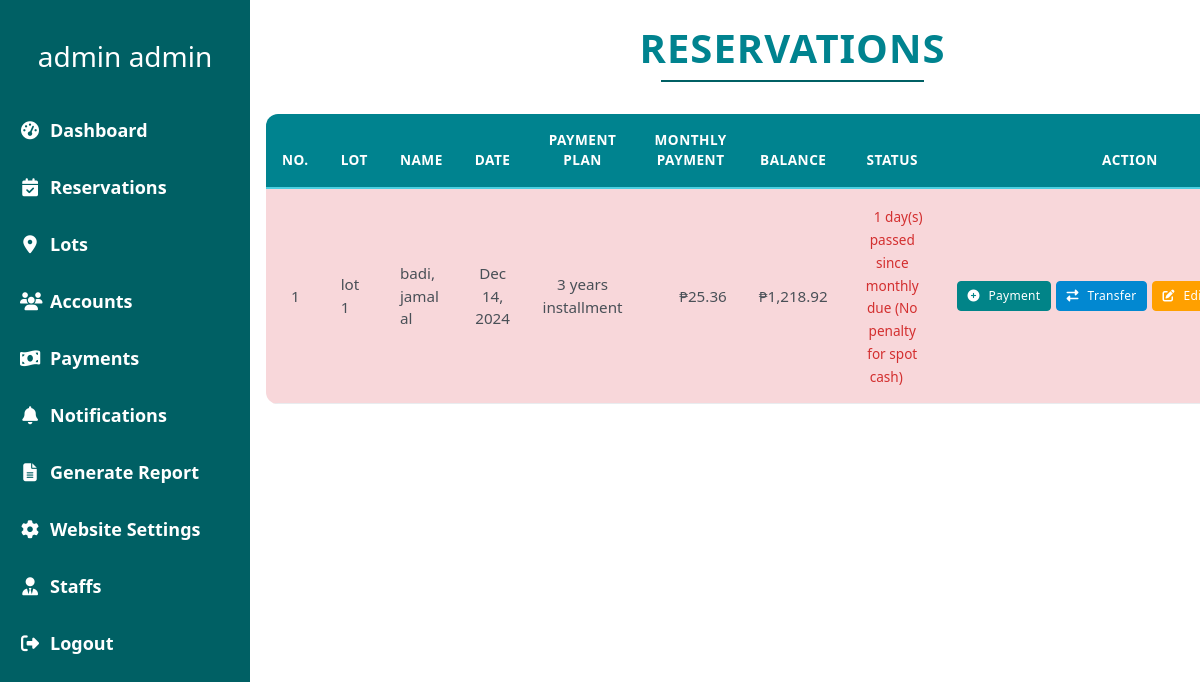
The page /admin/reservations.php (signed in) on the database as committed earlier.
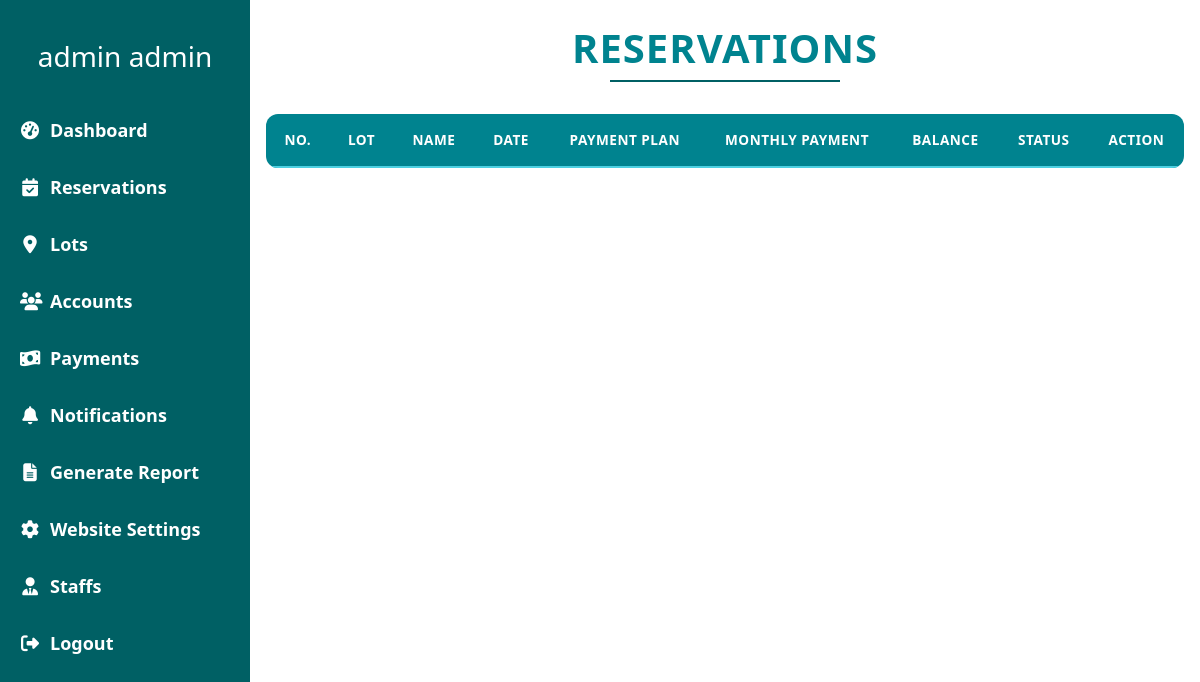
The same page on the database as committed later.
### tables this page shows
CREATE TABLE `reservation` (
  `reservation_id` int(11) NOT NULL,
  `account_id` int(11) NOT NULL,
  `lot_id` int(11) NOT NULL,
  `reservation_date` date NOT NULL,
  `payment_plan_id` int(11) NOT NULL,
  `monthly_payment` decimal(10,2) NOT NULL,
  `balance` decimal(10,2) NOT NULL,
  `request` enum('Pending','Confirmed','Cancelled') NOT NULL,
  `created_at` timestamp NOT NULL DEFAULT current_timestamp(),
  `updated_at` timestamp NOT NULL DEFAULT current_timestamp() ON UPDATE current_timestamp(),
  `last_penalty_month` date DEFAULT NULL
);

CREATE TABLE `lots` (
  `lot_id` int(11) NOT NULL,
  `lot_name` varchar(255) NOT NULL,
  `location` varchar(255) NOT NULL,
  `size` varchar(10) NOT NULL,
  `price` decimal(10,2) NOT NULL,
  `lot_image` varchar(100) NOT NULL,
  `status` enum('Available','On Request','Reserved') NOT NULL DEFAULT 'Available',
  `description` varchar(1000) NOT NULL,
  `is_deleted` tinyint(1) NOT NULL DEFAULT 0,
  `created_at` timestamp NOT NULL DEFAULT current_timestamp()
);

CREATE TABLE `payment_plan` (
  `payment_plan_id` int(11) NOT NULL,
  `plan` varchar(250) NOT NULL,
  `duration` int(11) NOT NULL,
  `down_payment` float NOT NULL,
  `interest_rate` float NOT NULL,
  `is_deleted` tinyint(1) NOT NULL DEFAULT 0
);

### database.php (called while the page is built)
<?php
class Database{
    private $host = 'localhost';
    private $username = 'root';
    private $password = '';
    private $dbname = 'burial_db';
    protected $connection;
    function connect(){
        try {
            if($this->connection === null){
                $dsn = "mysql:host=$this->host;dbname=$this->dbname";
                $this->connection = new PDO($dsn, $this->username, $this->password, [
                    PDO::ATTR_ERRMODE => PDO::ERRMODE_EXCEPTION,
                    PDO::ATTR_DEFAULT_FETCH_MODE => PDO::FETCH_ASSOC,
                    PDO::ATTR_EMULATE_PREPARES => false
                ]);
            }
            return $this->connection;
        } catch (PDOException $e) {
            error_log("Database Connection Error: " . $e->getMessage());
            throw new Exception("Database connection failed: " . $e->getMessage());
        }
    }
}

### admin/reservations.php (the view, shortened to what the rows shown need)
<?php
    include(__DIR__ . '/nav/navigation.php');
    require_once __DIR__ . '/reservations/reservations.class.php';
    $burialObj = new Reservation_class();
    $payment_plans = $burialObj->getPaymentPlans();
    $resarray = $burialObj->showALL_reservation();
?>
<link rel="stylesheet" type="text/css" href="https://cdn.datatables.net/1.13.7/css/dataTables.bootstrap5.min.css">
<div class="container-fluid px-4 py-4">
    <section id="reservations">
        <div class="text-center mb-4">
            <h1 class="display-5 fw-bold text-uppercase" style="color: #006064;">RESERVATIONS</h1>
        </div>
        <div class="card">
            <div class="card-body">
                <table id="reservationsTable" class="table table-bordered table-hover">
                    <thead>
                        <tr>
                            <th>No.</th>
                            <th>Lot</th>
                            <th>Name</th>
                            <th>Date</th>
                            <th>Payment Plan</th>
                            <th>Monthly Payment</th>
                            <th>Balance</th>
                            <th>Status</th>
                            <th>Action</th>
                        </tr>
                    </thead>
                    <tbody>
                        <?php
                            $i = 1;
                            foreach ($resarray as $resarr) {
                                $accountname = $burialObj->account($resarr['reservation_id']);
                                $account_lot = $burialObj->account_lot($resarr['reservation_id']);
                                $balance = $burialObj->Balance($resarr['reservation_id']);
                                $paymentplan = $burialObj->pp($resarr['reservation_id']);
                                $rowClass = $burialObj->getRowClass($resarr['reservation_id']);
                                $formatted_balance = '₱' . number_format($balance, 2);
                                $formatted_monthly = '₱' . number_format($resarr['monthly_payment'], 2);
                                if ($balance <= 0) {
                                    $status = "<span style='font-weight: bold'>Paid</span>";
                                } else {
                                    $status = $burialObj->Duedate($resarr['reservation_id']);
                                }
                                $hasPayments = $burialObj->hasPayments($resarr['reservation_id']);
                        ?>
                                <tr class="<?= $rowClass ?>">
                                    <td><?= $i ?></td>
                                    <td><?= $account_lot ?></td>
                                    <td><?= $accountname ?></td>
                                    <td><?= date('M d, Y', strtotime($resarr['reservation_date'])) ?></td>
                                    <td><?= $paymentplan ?></td>
                                    <td><?= $formatted_monthly ?></td>
                                    <td><?= $formatted_balance ?></td>
                                    <td><?= $status ?></td>
                                    <td>
                                        <div class="d-flex gap-1 justify-content-center">
                                            <?php if ($balance > 0): ?>
                                                <a href="reservations/add_payment.php?reservation_id=<?= $resarr['reservation_id'] ?>&name=<?= urlencode($accountname) ?>&lot=<?= urlencode($account_lot) ?>"
                                                   class="btn btn-sm btn-primary d-flex align-items-center">
                                                    <i class="fas fa-plus-circle me-1"></i> Payment
                                                </a>
                                                <a href="reservations/transfer_reservation.php?reservation_id=<?= $resarr['reservation_id'] ?>&name=<?= urlencode($accountname) ?>&lot=<?= urlencode($account_lot) ?>"
                                                   class="btn btn-sm btn-info d-flex align-items-center text-white">
                                                    <i class="fas fa-exchange-alt me-1"></i> Transfer
                                                </a>
                                            <?php else: ?>
                                                <a href="" class="btn btn-sm btn-info d-flex align-items-center">
                                                    <i class="fas fa-info-circle me-1"></i> Details
                                                </a>
                                            <?php endif; ?>
                                            <?php if (!$hasPayments): ?>
                                                <button type="button"
                                                        class="btn btn-sm btn-warning d-flex align-items-center"
                                                        data-bs-toggle="modal"
                                                        data-bs-target="#editModal<?= $resarr['reservation_id'] ?>">
                                                    <i class="fas fa-edit me-1"></i> Edit
                                                </button>
                                            <?php endif; ?>
                                        </div>
                                    </td>
                                </tr>
                        <?php
                                $i++;
                            }
                        ?>
                    </tbody>
                </table>
            </div>
        </div>
    </section>
</div>
</body>
</html>

### admin/reservations/reservations.class.php (shortened to what the rows shown need)
<?php
require_once __DIR__ . '/../../database.php';
class Reservation_class{
    protected $db;
    function __construct(){
        $this->db = new Database();
    }
    function showALL_reservation(){
        $sql = "SELECT * FROM reservation WHERE request = 'Confirmed';";
        $query = $this->db->connect()->prepare($sql);
        $data = null;
        if($query->execute()){
            $data = $query->fetchAll();
        }
        return $data;
    }
    function hasPayments($reservationID) {
        $sql = "SELECT COUNT(*) FROM payment WHERE reservation_id = :reservation_id";
        $query = $this->db->connect()->prepare($sql);
        $query->bindParam(':reservation_id', $reservationID);
        $query->execute();
        return $query->fetchColumn() > 0;
    }
    function account($reservation_id) {
        $sql = "SELECT CONCAT(c.last_name, ', ', c.first_name, ' ', c.middle_name) AS account_name
                FROM reservation r
                JOIN account c ON r.account_id = c.account_id
                WHERE r.reservation_id = :reservation_id";
        $query = $this->db->connect()->prepare($sql);
        $query->bindParam(':reservation_id', $reservation_id);
        $query->execute();
        return $query->fetchColumn();
    }
    function account_lot($reservation_id) {
        $sql = "SELECT l.lot_name
                FROM reservation r
                JOIN lots l ON r.lot_id = l.lot_id
                WHERE r.reservation_id = :reservation_id";
        $query = $this->db->connect()->prepare($sql);
        $query->bindParam(':reservation_id', $reservation_id);
        $query->execute();
        return $query->fetchColumn();
    }
    function Balance($reservation_id){
        $sql = "SELECT (r.balance - COALESCE(SUM(p.amount_paid), 0)) AS updated_balance
            FROM reservation r
            LEFT JOIN payment p ON r.reservation_id = p.reservation_id
            WHERE r.reservation_id = :reservation_id;";
        $query = $this->db->connect()->prepare($sql);
        $query->bindParam(':reservation_id', $reservation_id);
        $query->execute();
        $balance = $query->fetchColumn();
        return max(0, $balance);
    }
    function pp($reservation_id) {
        $sql = "SELECT p.plan
                FROM reservation r
                JOIN payment_plan p ON r.payment_plan_id = p.payment_plan_id
                WHERE r.reservation_id = :reservation_id";
        $query = $this->db->connect()->prepare($sql);
        $query->bindParam(':reservation_id', $reservation_id);
        $query->execute();
        return $query->fetchColumn();
    }
    private function calculatePenalty($reservation_id, $monthly_payment, $days_late) {
        $sql = "SELECT pp.* FROM reservation r JOIN payment_plan pp ON r.payment_plan_id = pp.payment_plan_id WHERE r.reservation_id = :reservation_id";
        $query = $this->db->connect()->prepare($sql);
        $query->bindParam(':reservation_id', $reservation_id);
        $query->execute();
        $paymentPlan = $query->fetch(PDO::FETCH_ASSOC);
        if ($paymentPlan['duration'] == 0) {
            return 0;
        } else {
            $sql = "SELECT penalty_amount FROM penalty WHERE penalty_id = 1";
            $query = $this->db->connect()->prepare($sql);
            $query->execute();
            $penalty = $query->fetch(PDO::FETCH_ASSOC);
            return $monthly_payment * ($penalty['penalty_amount'] / 100);
        }
    }
    function Duedate($reservation_id) {
        if ($this->Balance($reservation_id) <= 0) {
            return "<span style='color: green;'>Paid</span>";
        }
        $sql = "SELECT
                    r.reservation_id,
                    r.reservation_date,
                    r.monthly_payment,
                    COUNT(p.payment_id) AS payment_count,
                    pp.duration AS plan_months
                FROM
                    reservation r
                LEFT JOIN
                    payment p ON r.reservation_id = p.reservation_id
                JOIN
                    payment_plan pp ON r.payment_plan_id = pp.payment_plan_id
                WHERE
                    r.reservation_id = :reservation_id
                GROUP BY
                    r.reservation_id, r.reservation_date, r.monthly_payment, pp.duration;";
        $query = $this->db->connect()->prepare($sql);
        $query->bindParam(':reservation_id', $reservation_id);
        $query->execute();
        $result = $query->fetch(PDO::FETCH_ASSOC);
        $reservation_date = new DateTime($result['reservation_date']);
        $payment_count = (int)$result['payment_count'];
        $monthly_payment = (float)$result['monthly_payment'];
        $next_due_date = (clone $reservation_date)->modify("+{$payment_count} month");
        $next_due_date->setTime(0, 0, 0);
        $current_date = new DateTime();
        $current_date->setTime(0, 0, 0);
        $interval = $current_date->diff($next_due_date);
        $days_left = $interval->days;
        if ($current_date < $next_due_date) {
            if ($days_left == 1) {
                return "<span style='color: black;'>Due tomorrow</span>";
            }
            return "<span style='color: black;'>{$days_left} day(s) left before monthly due</span>";
        } elseif ($current_date == $next_due_date) {
            return "<span style='color: orange;'>Due today</span>";
        } else {
            if ($days_left > 0) {
                $penalty_amount = $this->calculatePenalty($reservation_id, $monthly_payment, $days_left);
                if ($penalty_amount > 0) {
                    $penalty_applied = $this->applyPenaltyAndUpdateBalance($reservation_id, $penalty_amount, $next_due_date);
                    if ($penalty_applied) {
                        return "<span style='color: red;'>{$days_left} day(s) passed since monthly due (Penalty of ₱{$penalty_amount} applied)</span>";
                    } else {
                        return "<span style='color: red;'>{$days_left} day(s) passed since monthly due (Penalty already applied this month)</span>";
                    }
                } else {
                    return "<span style='color: red;'>{$days_left} day(s) passed since monthly due (No penalty for spot cash)</span>";
                }
            }
        }
    }
    function getRowClass($reservation_id) {
        $balance = $this->Balance($reservation_id);
        $dueInfo = $this->Duedate($reservation_id);
        if (strpos($dueInfo, 'passed since monthly due') !== false) {
            return "table-danger";
        } elseif (strpos($dueInfo, 'Due today') !== false) {
            return "table-warning";
        }
        return "";
    }
    function getPaymentPlans() {
        $sql = "SELECT * FROM payment_plan WHERE is_deleted = 0 ORDER BY duration";
        $query = $this->db->connect()->prepare($sql);
        $query->execute();
        return $query->fetchAll();
    }
}

Rows that differ between the two databases and show on the page:
removed reservation: reservation_id.lot_name "lot 1", accountname "badi, jamal al", reservation_date "Dec 14, 2024", reservation_id.plan "3 years installment", monthly_payment "₱25.36", formatted_balance "₱1,218.92"
